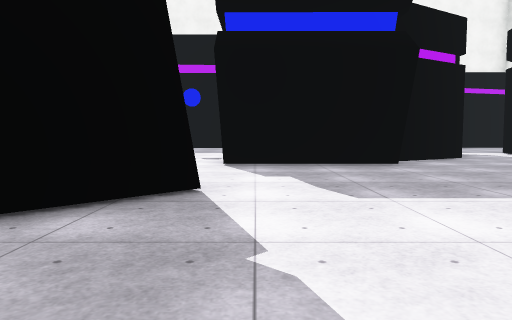
view 1 (above)

22 first-person views from a walk through a 3-D level made in the Unity game engine. The camera is 1.2 m above the floor, tilts 4° down and sees 70° across. The floor is counted in squares, 2 m on a side. Each view is taken from the middle of a square. On the plan, view 1 faces up. The plan holds only what a view shows up to about 10 squares ahead; the rest is blank. The place goes on beyond the plan. Surface patterns are stand-ins for the level's own textures.

view 2
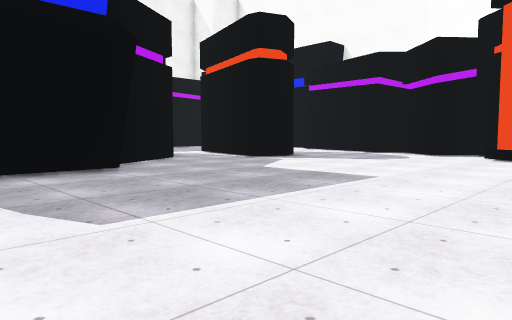

view 3
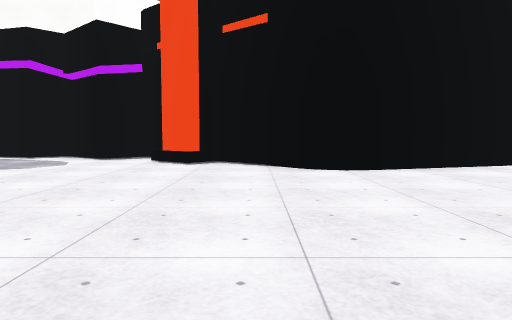

view 4
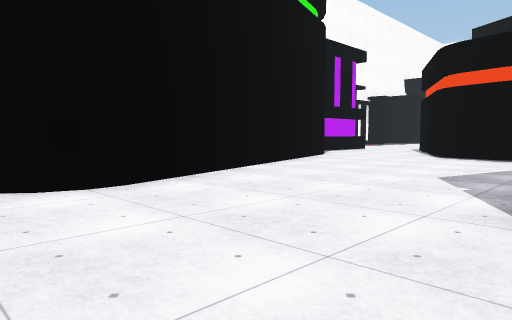

view 5
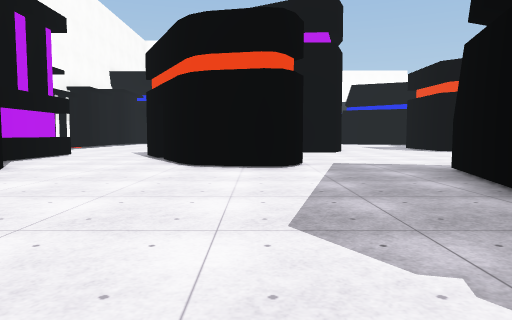

view 6
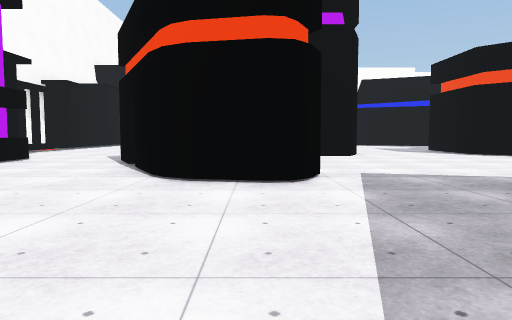

view 7
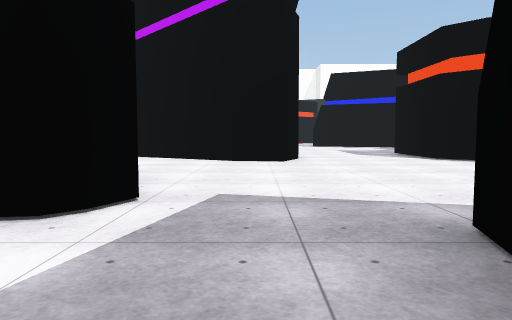

view 8
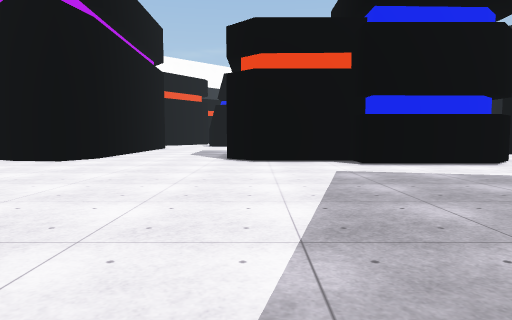

view 9
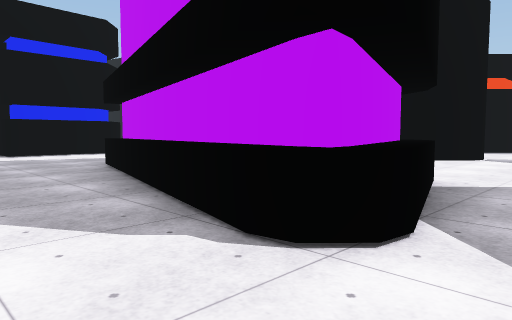

view 10
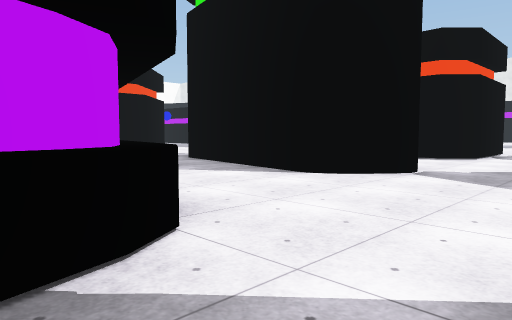

view 11
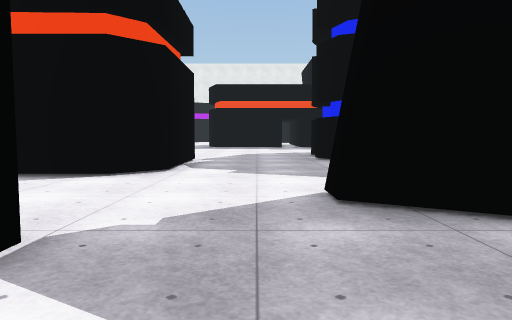

view 12
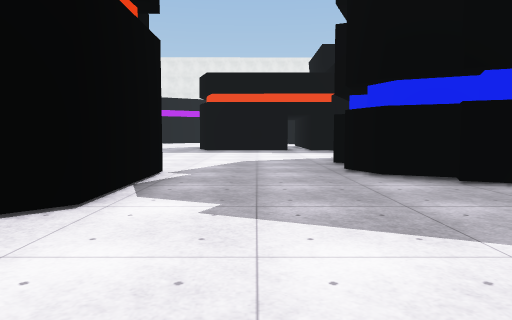

view 13
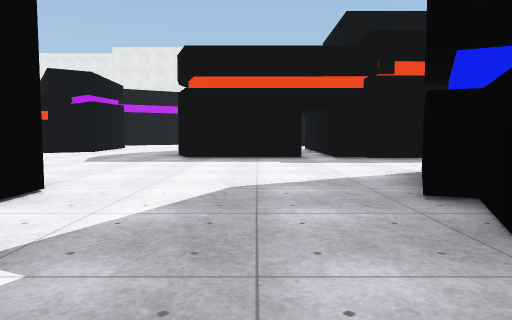

view 14
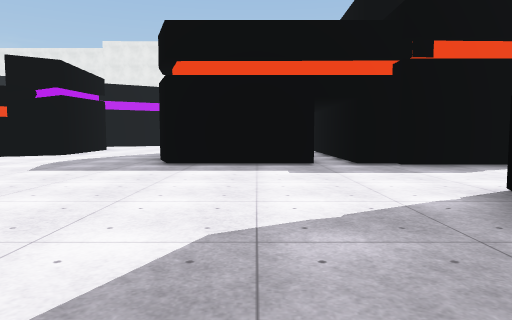

view 15
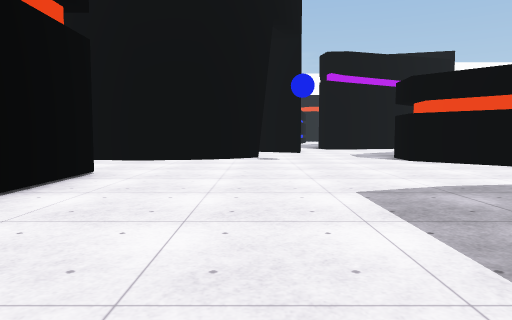

view 16
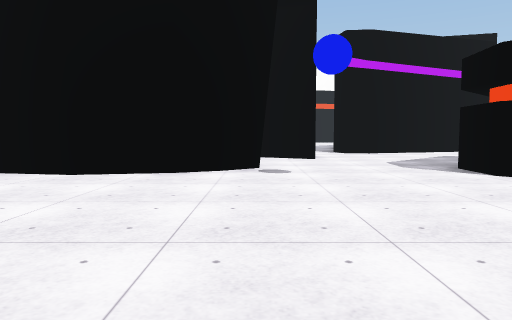

view 17
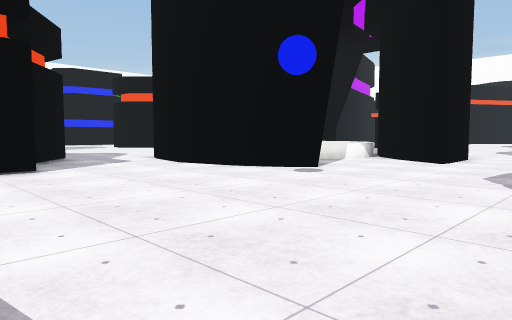

view 18
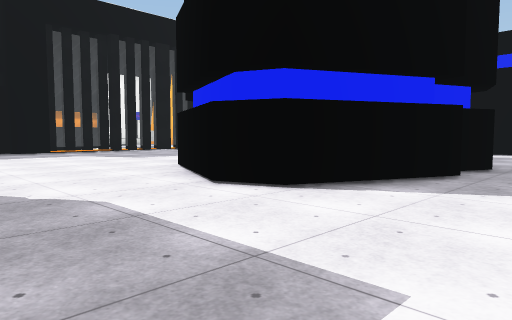

view 19
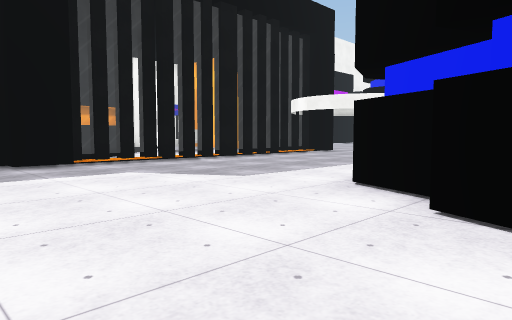

view 20
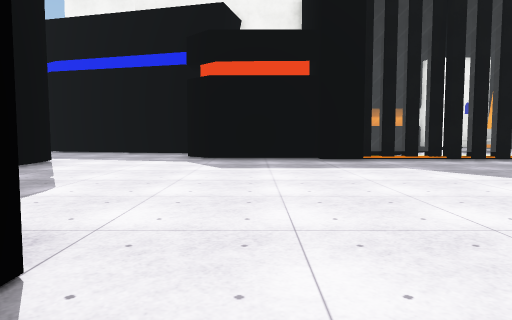

view 21
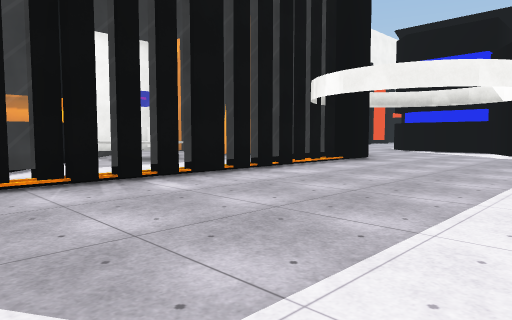

view 22
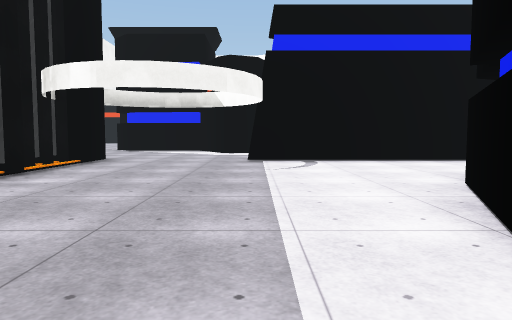

### Floor plan
Key: @ floor where view 1 was taken; # wall or solid block; . floor; = window, fence, low wall or low ledge; O other object.
Columns run from 28 left of view 1 to 12 right of it. Each row starts with its distance up from view 1.
 11 ...
 10 ...O###========##.               O.
  9 ..................             ###.
  8 O..................            #...O#
  7 ...................O       .OOOO..... ..
  6  ...............           .............O
  5  ...............           ............O
  4   ......O O.....           O............#
  3    ....O    O...           ...........O##
  2    #...#     ...           ...........##
  1    #..O     O              ..........##
  0   ##..O     .               @  ......#
 -1 ###.....##OO...                 .....#
 -2    .............O.. .O .....     ....#
 -3    .....................OO..     ....#
 -4    ...................O###..    .....##
 -5   O........  #...#O...###O..    ......#
 -6 ........  O   .. ##..O  #O..    ......#
 -7 ........  OO      #..   #....  #......##
 -8 ........#  OOO    #.    #....O ........#
 -9 .........OO       .     O.........##...##
-10 O...........     #.     .......... ##...#
-11  O..........           ...........  O...#
-12  #....#####            ............O #..#
-13  O...O                .............  ....
-14 O......               O  ##O........  ...
-15 ....O.=                   ##...###O.
-16 ....###                     ...# ###

Where each view was taken, in squares from view 1:
view 1: 0 up, 0 right, facing up
view 2: 1 up, 0 right, facing up-right
view 3: 1 up, 2 right, facing right
view 4: 1 up, 4 right, facing down-right
view 5: 2 down, 6 right, facing down
view 6: 4 down, 6 right, facing down
view 7: 6 down, 4 right, facing down
view 8: 6 down, 1 left, facing down
view 9: 2 down, 1 left, facing down-left
view 10: 2 down, 5 left, facing down-left
view 11: 3 down, 9 left, facing left
view 12: 3 down, 12 left, facing left
view 13: 3 down, 16 left, facing left
view 14: 3 down, 18 left, facing left
view 15: 3 down, 23 left, facing down
view 16: 6 down, 23 left, facing down
view 17: 7 down, 27 left, facing down-right
view 18: 3 down, 25 left, facing up-right
view 19: 2 up, 24 left, facing up-right
view 20: 1 up, 24 left, facing up
view 21: 5 up, 21 left, facing up-right
view 22: 6 up, 21 left, facing right
